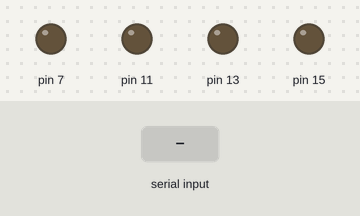
The program below on a simulated Jetson Nano (header pin numbers). On the bench: output pins drawn as LEDs (lit = HIGH). Dashed ring = blinking. The inputs (shaded band) are chosen by the test bench. What the program prints to the terminal is not drawn. At 9.8 s the program stops and its outputs stay as they are.

Above: at 1.2 s.
1.3 s: "1" typed at the terminal, then Enter
At 3.7 s:
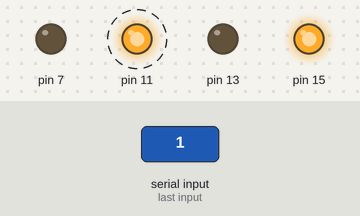
At 6.1 s:
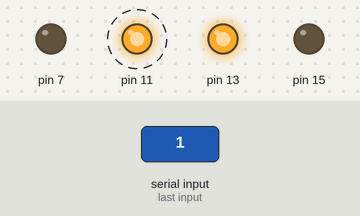
9.8 s: "0" typed at the terminal, then Enter
Timing chart, 0 to 11.3 s (numbered marks = the images above; inputs shaded):
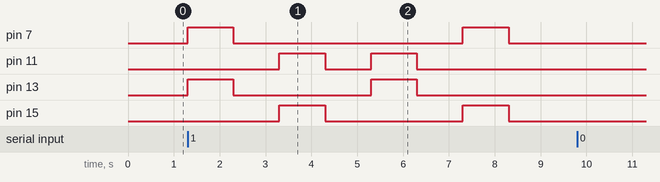

The program:

gpio_test.py
```python
import time
import Jetson.GPIO as GPIO

IN1, IN2, IN3, IN4 = 7, 11, 13, 15
PINS = (IN1, IN2, IN3, IN4)
battery_disconnected = False

def set_outputs(states):
    for pin, state in zip(PINS, states):
        GPIO.output(pin, state)

def stop():
    set_outputs((GPIO.LOW, GPIO.LOW, GPIO.LOW, GPIO.LOW))

def pulse(label, states):
    print(f"\n{label} — running for 1 second")
    set_outputs(states)
    time.sleep(1)
    stop()
    print("STOP")
    time.sleep(1)

GPIO.setmode(GPIO.BOARD)
for pin in PINS:
    GPIO.setup(pin, GPIO.OUT, initial=GPIO.LOW)

try:
    stop()
    input(
        "\nAll inputs are LOW. Connect the motor battery, "
        "keep the tracks raised, then press Enter..."
    )

    pulse("Motor A — FORWARD", (GPIO.HIGH, GPIO.LOW, GPIO.HIGH, GPIO.LOW))
    pulse("Motor A — BACKWARD", (GPIO.LOW, GPIO.HIGH, GPIO.LOW, GPIO.HIGH))
    pulse("Motor B — LEFT", (GPIO.LOW, GPIO.HIGH, GPIO.HIGH, GPIO.LOW))
    pulse("Motor B — RIGHT", (GPIO.HIGH, GPIO.LOW, GPIO.LOW, GPIO.HIGH))

    stop()
    input("\nTests finished. Disconnect the motor battery, then press Enter...")
    battery_disconnected = True
finally:
    stop()
    if not battery_disconnected:
        input("\nSTOP asserted. Disconnect the motor battery, then press Enter...")
    GPIO.cleanup()
    print("GPIO cleaned up safely.")
```

Measured:
- after the input at 1.3 s, pin 7: alternates HIGH for 1.0 s and LOW for 5.0 s, starting at once; pin 11: alternates HIGH for 1.0 s and LOW for 1.0 s, 4 changes in all, then stays LOW, starting after 2.0 s; pin 13: alternates HIGH for 1.0 s and LOW for 3.0 s, starting at once; pin 15: alternates HIGH for 1.0 s and LOW for 3.0 s, starting after 2.0 s
- after the input at 9.8 s, every drawn part: stays the same
